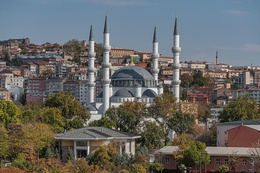
%> input picture ankara.jpg, 260 x 173 px, shrunk from 1200 x 800 before the run
$ octave mean_medianfilter.m   (GNU Octave 9; MATLAB toolbox functions it lacks are replaced by stand-ins)
%> lines starting %> are read from the running program, lines starting %| are printed output that depends on the picture
clc,clear all,close all
res=imread('C:\Users\Tuba\OneDrive\Masaüstü\ankara.jpg');
%> res is the input picture: size 173x260x3 uint8; mean R, G, B 101.9, 102.3, 99.7
%% Gürültü ekleme
gres=imnoise(res,'salt & pepper', 0.02);
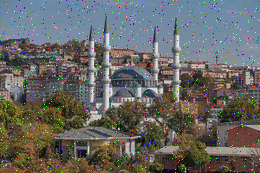
%> gres: size 173x260x3 uint8; mean R, G, B 102.4, 102.8, 100.1
%% Filtre uygulama
fs=10;
for i=1:size(res,1)-fs+1
for j=1:size(res,2)-fs+1
blok=gres(i:i+fs-1,j:j+fs-1);
ort_deg=mean(blok(:)); % Ortalama (mean fonksiyonu kullanılarak hesaplanır)
med_deg=median(blok(:));% Medyan (median fonksiyonu kullanılarak hesaplanır)
ort_gor(i,j)=ort_deg;
med_gor(i,j)=med_deg;
end
end
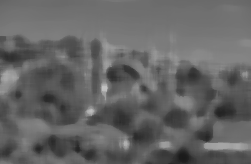
%> med_gor: size 164x251 uint8; min 26, max 193, mean 100.7
%% Sonucları gösterme
subplot(2,2,1),imshow(res)
title('Orjinal')
subplot(2,2,2),imshow(gres)
title('Gürültülü')
subplot(2,2,3),imshow(uint8(ort_gor))
title('Ortalama Filtre')
subplot(2,2,4),imshow(uint8(med_gor))
title('Ortanca/Medyan Filtre')
